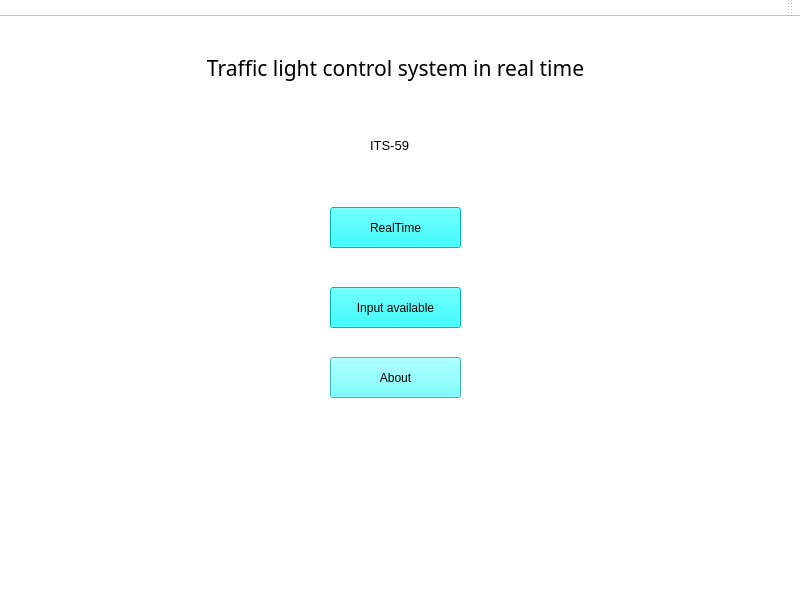
<?xml version="1.0" encoding="UTF-8"?>
<ui version="4.0">
 <class>MainWindow</class>
 <widget class="QMainWindow" name="MainWindow">
  <property name="geometry">
   <rect>
    <x>0</x>
    <y>0</y>
    <width>800</width>
    <height>600</height>
   </rect>
  </property>
  <property name="cursor">
   <cursorShape>ArrowCursor</cursorShape>
  </property>
  <property name="windowTitle">
   <string>MainWindow</string>
  </property>
  <property name="layoutDirection">
   <enum>Qt::RightToLeft</enum>
  </property>
  <property name="autoFillBackground">
   <bool>false</bool>
  </property>
  <property name="styleSheet">
   <string notr="true">background-color: rgb(170, 255, 255);
background-color: rgb(255, 255, 255);
</string>
  </property>
  <property name="iconSize">
   <size>
    <width>32</width>
    <height>30</height>
   </size>
  </property>
  <widget class="QWidget" name="centralwidget">
   <widget class="QLabel" name="label">
    <property name="geometry">
     <rect>
      <x>0</x>
      <y>0</y>
      <width>791</width>
      <height>101</height>
     </rect>
    </property>
    <property name="font">
     <font>
      <family>Tw Cen MT</family>
      <pointsize>16</pointsize>
      <weight>50</weight>
      <bold>false</bold>
     </font>
    </property>
    <property name="mouseTracking">
     <bool>true</bool>
    </property>
    <property name="tabletTracking">
     <bool>false</bool>
    </property>
    <property name="layoutDirection">
     <enum>Qt::RightToLeft</enum>
    </property>
    <property name="text">
     <string>Traffic light control system in real time</string>
    </property>
    <property name="textFormat">
     <enum>Qt::AutoText</enum>
    </property>
    <property name="alignment">
     <set>Qt::AlignCenter</set>
    </property>
   </widget>
   <widget class="QLabel" name="label_2">
    <property name="geometry">
     <rect>
      <x>370</x>
      <y>120</y>
      <width>55</width>
      <height>16</height>
     </rect>
    </property>
    <property name="font">
     <font>
      <pointsize>10</pointsize>
      <weight>50</weight>
      <bold>false</bold>
     </font>
    </property>
    <property name="text">
     <string>ITS-59</string>
    </property>
   </widget>
   <widget class="QPushButton" name="pushButton">
    <property name="geometry">
     <rect>
      <x>330</x>
      <y>190</y>
      <width>131</width>
      <height>41</height>
     </rect>
    </property>
    <property name="cursor">
     <cursorShape>ArrowCursor</cursorShape>
    </property>
    <property name="styleSheet">
     <string notr="true">background-color: rgb(255, 0, 0);
background-color: rgb(0, 255, 255);</string>
    </property>
    <property name="text">
     <string>RealTime</string>
    </property>
    <property name="iconSize">
     <size>
      <width>50</width>
      <height>50</height>
     </size>
    </property>
    <property name="checkable">
     <bool>false</bool>
    </property>
   </widget>
   <widget class="QPushButton" name="pushButton_2">
    <property name="geometry">
     <rect>
      <x>330</x>
      <y>270</y>
      <width>131</width>
      <height>41</height>
     </rect>
    </property>
    <property name="styleSheet">
     <string notr="true">background-color: rgb(0, 255, 255);</string>
    </property>
    <property name="text">
     <string>Input available</string>
    </property>
   </widget>
   <widget class="QPushButton" name="pushButton_3">
    <property name="geometry">
     <rect>
      <x>330</x>
      <y>340</y>
      <width>131</width>
      <height>41</height>
     </rect>
    </property>
    <property name="styleSheet">
     <string notr="true">background-color: rgb(85, 255, 255);</string>
    </property>
    <property name="text">
     <string>About</string>
    </property>
   </widget>
  </widget>
  <widget class="QStatusBar" name="statusbar"/>
  <widget class="QToolBar" name="toolBar">
   <property name="windowTitle">
    <string>toolBar</string>
   </property>
   <attribute name="toolBarArea">
    <enum>TopToolBarArea</enum>
   </attribute>
   <attribute name="toolBarBreak">
    <bool>false</bool>
   </attribute>
  </widget>
 </widget>
 <tabstops>
  <tabstop>pushButton</tabstop>
  <tabstop>pushButton_2</tabstop>
  <tabstop>pushButton_3</tabstop>
 </tabstops>
 <resources/>
 <connections/>
</ui>
